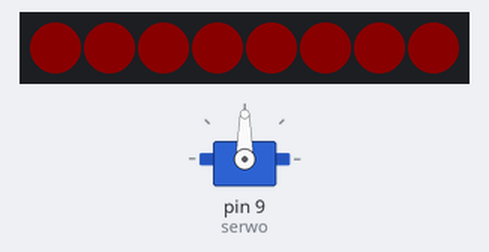
A sketch run on a simulated Arduino Uno, built with avr-gcc and run on an emulated ATmega328P. Parts: 8 RGB LEDs in strip order, left to right, servo. Dim RGB values are drawn brighter than linear.

Above: at 0.1 s.
At 1.1 s:
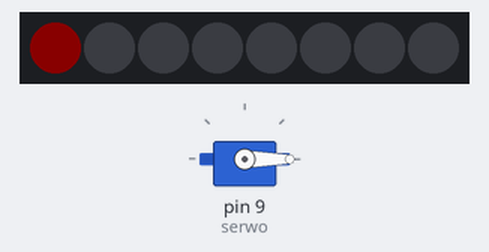
At 2.1 s:
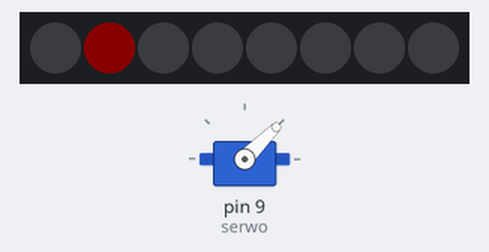
At 3.1 s:
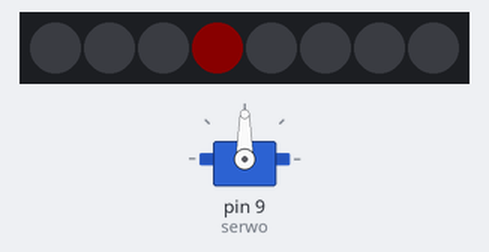
At 4.1 s:
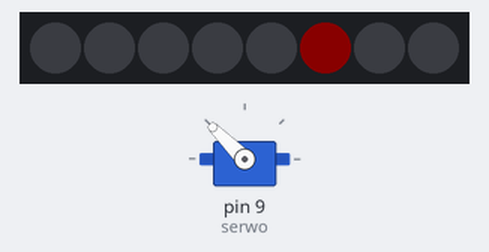
At 5.1 s:
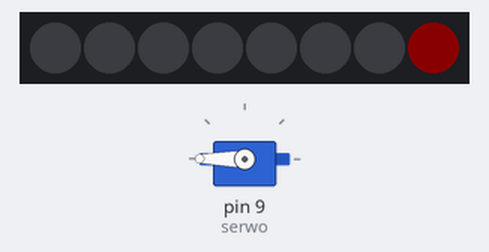
Timing chart, 0 to 40.0 s (numbered marks = the images above):
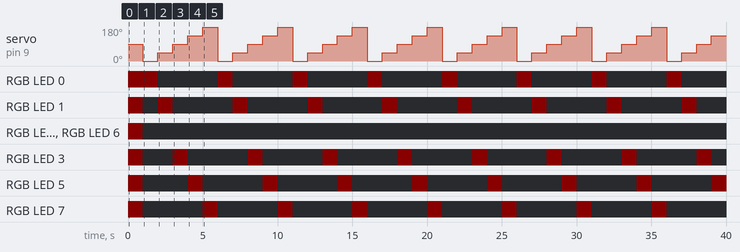

Measured:
- by itself, servo on pin 9 (serwo): repeats every 5.0 s: 45° 1.0 s, 90° 1.0 s, 135° 1.0 s, 180° 1.0 s, 0° 1.0 s
- by itself, RGB LED 0: repeats every 5.0 s: off 4.0 s, RGB(10, 0, 0) 1.0 s
- by itself, RGB LED 1: goes RGB(10, 0, 0) 1.0 s, off 1.0 s, 7 × (RGB(10, 0, 0) 1.0 s, off 4.0 s), RGB(10, 0, 0) 1.0 s, then off
- by itself, RGB LED 2, RGB LED 4, RGB LED 6: off → RGB(10, 0, 0) at 0.00 s, → off 1.0 s later
- by itself, RGB LED 3: goes RGB(10, 0, 0) 1.0 s, off 2.0 s, 7 × (RGB(10, 0, 0) 1.0 s, off 4.0 s), RGB(10, 0, 0) 1.0 s, then off
- by itself, RGB LED 5: goes RGB(10, 0, 0) 1.0 s, off 3.0 s, 7 × (RGB(10, 0, 0) 1.0 s, off 4.0 s), then RGB(10, 0, 0)
- by itself, RGB LED 7: alternates RGB(10, 0, 0) for 1.0 s and off for 4.0 s

The sketch:

10b_Servo_poczatek_z_LED.ino
```cpp
#include <Servo.h>
#include <Adafruit_NeoPixel.h>
Servo serwo;  //Tworzymy instancję o nazwie serwo
Adafruit_NeoPixel pixels=Adafruit_NeoPixel(8,6,NEO_GRB+NEO_KHZ800);

// GND (czarny, ciemnobrązowy) - GND
// +5V Zasilanie (czerwony) - +5V
// Sygnał sterujący (żółty/pomarańczowy) - 9

void setup()
{
  pixels.begin();
  pixels.setBrightness(10);
  serwo.attach(9);  //Serwomechanizm podłączony do pin 9
  for (int i=0; i<8; i++){
     pixels.setPixelColor(i,255,0,0);
  }
  pixels.show();
  delay(1000);
}

void pasek(int wychylenie)
{
  int j=0;
  j = map(wychylenie,0,180,0,7);
  for (int i=0; i<8; i++){
     pixels.setPixelColor(i,0,0,0);
  }
  pixels.setPixelColor(j,255,0,0);
  pixels.show();
}

void loop()
{
  serwo.write(0); //Ustawienie wychylenia na 0 stopni
  pasek(0);
  delay(1000);
  serwo.write(45); //Wychylenie 45 stopni
  pasek(45);
  delay(1000);
  serwo.write(90); //Wychylenie 90 stopni
  pasek(90);
  delay(1000);
  serwo.write(135); //Wychylenie 135 stopni
  pasek(135);
  delay(1000);
  serwo.write(180); //Wychylenie 180 stopni
  pasek(180);
  delay(1000);
}
```
